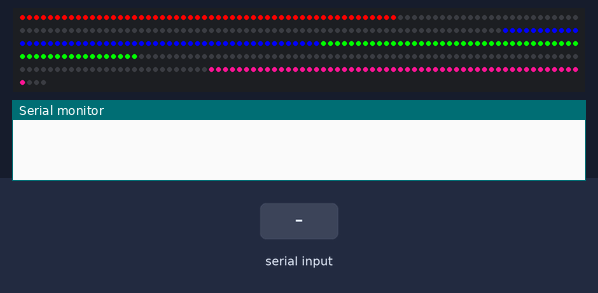
The sketch below on a simulated Arduino Uno, built with avr-gcc and run on an emulated ATmega328P. Parts: 404 RGB LEDs in strip order, left to right, continuing on the next row, the last lines printed to the serial monitor. Inputs (shaded band) come from the test bench.

Above: at 1.2 s.
1.3 s: ";" received over Serial
At 1.74 s:
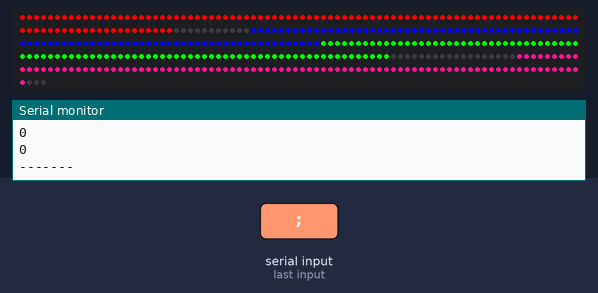
3.0 s: "," received over Serial
4.5 s: "r90\n" received over Serial
At 30.04 s:
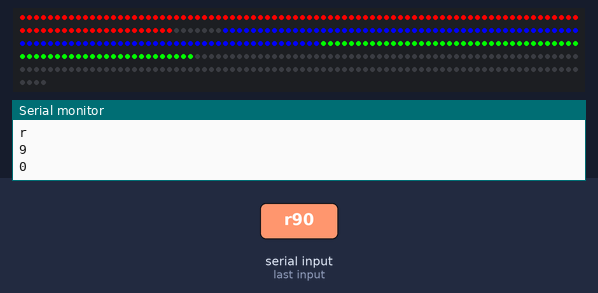

The sketch:

led_arduino_control.ino
```cpp
#include <WS2812FX.h>

// For Urban Pillar
//#define LED_COUNT 391
// For Nature Pillar
#define LED_COUNT 404

#define LED_PIN 12
const int num_segments = 4;

WS2812FX ws2812fx = WS2812FX(LED_COUNT, LED_PIN, NEO_GRB + NEO_KHZ800);

void setup() {


  ws2812fx.init();
  ws2812fx.setBrightness(255);
  ws2812fx.setSpeed(200);


//  for (int i = 0; i < num_segments; i++) {
//    int lower = i * LED_COUNT / num_segments;
//    int upper = ((i + 1) * LED_COUNT / num_segments) - 1;
//    ws2812fx.setSegment(i, lower, upper, FX_MODE_COLOR_WIPE_RANDOM);
//  }

//  For Urban Pillar
//  ws2812fx.setSegment(0, 0, 96, FX_MODE_COLOR_WIPE, RED, 200, false);
//  ws2812fx.setSegment(1, 97, 193, FX_MODE_COLOR_WIPE, BLUE, 200, false);
//  ws2812fx.setSegment(2, 194, 292, FX_MODE_COLOR_WIPE, GREEN, 200, true);
//  ws2812fx.setSegment(3, 293, 391, FX_MODE_COLOR_WIPE, PINK, 200, false);

// For Nature Pillar
  ws2812fx.setSegment(0, 0, 101, FX_MODE_COLOR_WIPE, RED, 200, false);
  ws2812fx.setSegment(1, 102, 202, FX_MODE_COLOR_WIPE, BLUE, 200, true);
  ws2812fx.setSegment(2, 203, 305, FX_MODE_COLOR_WIPE, GREEN, 200, false);
  ws2812fx.setSegment(3, 306, 400, FX_MODE_COLOR_WIPE, PINK, 200, true);


  ws2812fx.start();

  Serial.begin(115200);
  Serial.setTimeout(1);
}


const int maxNumbers = 3; // Maximum number of elements in the array
const int maxDigits = 3; // Maximum number of digits for each number

int numberArray[maxNumbers];
int arrayCount = 0;

char inputBuffer[maxDigits + 1];
int bufferIndex = 0;


bool readNumberArray() {

  if (Serial.available()) {
    char receivedChar = Serial.read();
    Serial.println(receivedChar);

    if (isdigit(receivedChar)) {
      if (bufferIndex < maxDigits - 1) {
        inputBuffer[bufferIndex] = receivedChar;
        bufferIndex++;
      }
    } else if (receivedChar == 'r') {
      arrayCount = 0;
      memset(numberArray, 0, sizeof(numberArray));
      bufferIndex = 0;
      inputBuffer[bufferIndex] = '\0';
      return false;
    } else if (receivedChar == ',' || receivedChar == ';') {
      inputBuffer[bufferIndex] = '\0'; // Null-terminate the input buffer

      if (bufferIndex > 0) {
        numberArray[arrayCount] = atoi(inputBuffer);
        arrayCount++;

        if (arrayCount >= maxNumbers) {
          arrayCount = 0;
          return false;
        }
      }

      bufferIndex = 0;

      if (receivedChar == ';') {
        return true;
      }
    }
  }
  return false;
}

void loop() {
  ws2812fx.service();

  if (readNumberArray()) {
    Serial.println("Here");
    Serial.println(numberArray[0]);
    Serial.println(numberArray[1]);
    ws2812fx.setMode(numberArray[0], numberArray[1]);
    arrayCount = 0;
    Serial.println("-------");
  }

  //  delay(1);

}

// Set the mode for the first segment (LEDs 0-50)
//  ws2812fx.setMode(segmentid, patternid); // Adjust the mode as desired
```
